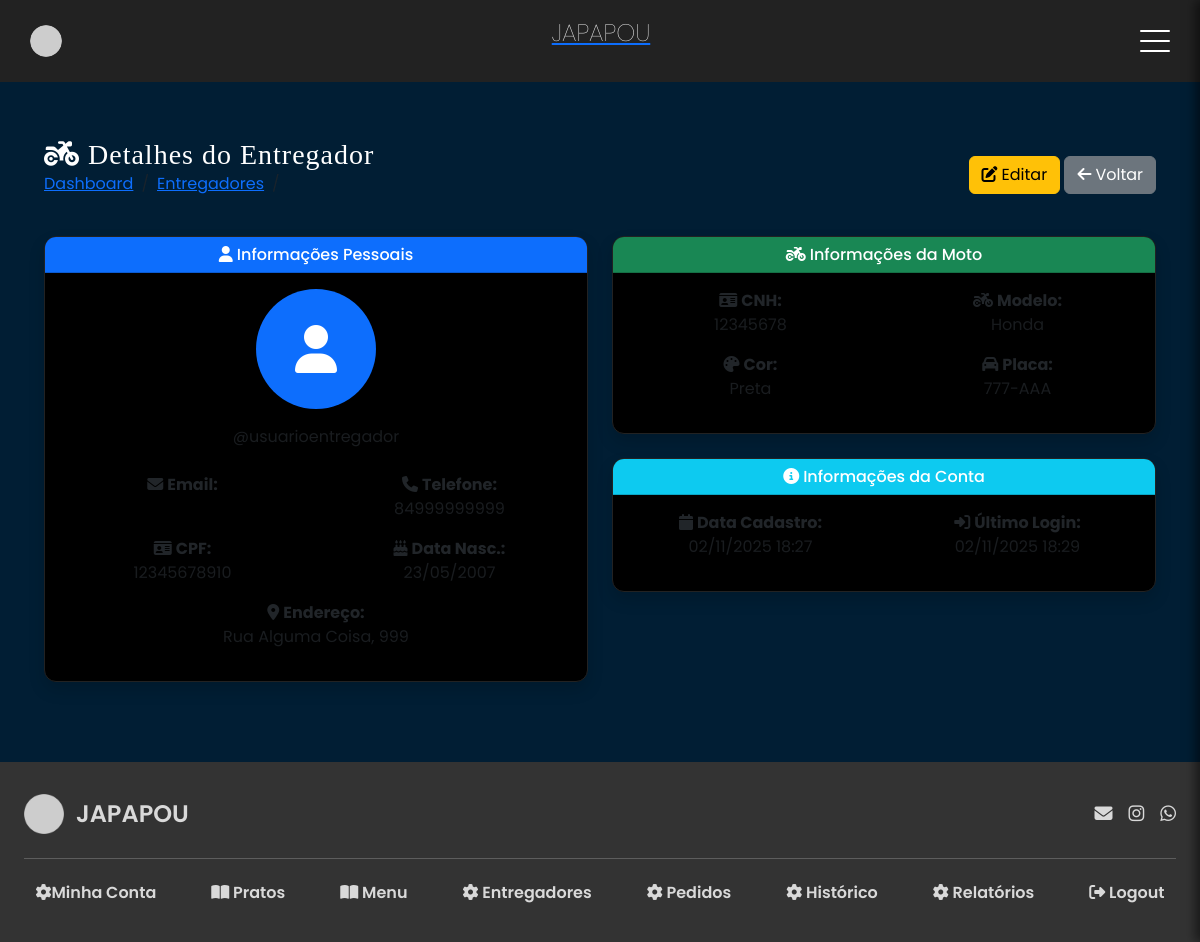
The page /manager/delivery-man/6/ (signed in) on the database its author committed.
### japapou/models/user.py (models this page shows)
class CustomUser(AbstractUser):
    class TipoUsuario(models.TextChoices):
        CLIENT = 'CLIENT', 'Client'
        DELIVERY_MAN = 'DELIVERY_MAN', 'Delivery_man'
        MANAGER = 'MANAGER', 'Manager'
    tipo_usuario = models.CharField(
        max_length=20,
        choices=TipoUsuario.choices, # gera uma lista de tuplas que é o formato que o django espera para o menu dropdown
        default=TipoUsuario.MANAGER,
        null=True,
        blank=True
    )
    telefone = models.CharField(max_length=20, blank=True)
    endereco = models.CharField(max_length=255, blank=True)
    cpf = models.CharField(max_length=14, blank=True)
    data_nascimento = models.DateField(null=True, blank=True)
    foto_perfil = models.ImageField(upload_to='perfil/', blank=True, null=True)
    cnh = models.CharField(max_length=10, blank=True)
    modelo_moto = models.CharField(max_length=20, blank=True)
    cor_moto = models.CharField(max_length=10, blank=True)
    placa_moto = models.CharField(max_length=10, blank=True)
    foto = models.ImageField(blank=True, null=True, upload_to="fotos/")

### japapou/views/manager_views/manage_delivery_man_view.py (the view)
# urls.py: path("delivery-man/<int:id>/", views.manager_delivery_man_detail_view, name="manager_delivery_man_detail"),
@manager_required('japapou.view_customuser')
def manager_delivery_man_detail_view(request, id):
    delivery_man = get_object_or_404(CustomUser, pk=id, tipo_usuario='DELIVERY_MAN')
    return render(request, "manager/manager_delivery_man_detail.html", {
        "delivery_man": delivery_man
    })

### japapou/views/manager_views/manage_delivery_man_view.py (called while the page is built)
def validate_manager_access(user):
    return user.tipo_usuario == 'MANAGER'

def manager_required(permission):
    def decorator(view_func):
        @wraps(view_func)
        @login_required(login_url='home')
        @permission_required(permission, login_url='home')
        @user_passes_test(validate_manager_access, login_url='home')
        def wrapper(request, *args, **kwargs):
            return view_func(request, *args, **kwargs)
        return wrapper
    return decorator

### japapou/templates/manager/manager_delivery_man_detail.html (shortened to what this page needs)
{% extends "base.html" %}
{% load static %}
{% block extra_head %}
<link rel="stylesheet" href="{% static 'css/manager/manage_delivery_man.css' %}" />
{% endblock %}
{% block content %}
<div class="container-fluid py-4">
    <div class="d-flex justify-content-between align-items-center mb-4">
        <div>
            <h1 class="h3 mb-0 text-gray-800">
                <i class="fas fa-motorcycle me-2"></i>Detalhes do Entregador
            </h1>
            <nav aria-label="breadcrumb">
                <ol class="breadcrumb">
                    <li class="breadcrumb-item"><a href="{% url 'manager_dashboard' %}">Dashboard</a></li>
                    <li class="breadcrumb-item"><a href="{% url 'manager_delivery_man' %}">Entregadores</a></li>
                    <li class="breadcrumb-item active">{{ delivery_man.first_name }} {{ delivery_man.last_name }}</li>
                </ol>
            </nav>
        </div>
        <div>
            <a href="{% url 'manager_delivery_man_update' delivery_man.id %}" class="btn btn-warning">
                <i class="fas fa-edit me-1"></i>Editar
            </a>
            <a href="{% url 'manager_delivery_man' %}" class="btn btn-secondary">
                <i class="fas fa-arrow-left me-1"></i>Voltar
            </a>
        </div>
    </div>
    <div class="row">
        <div class="col-lg-6 mb-4">
            <div class="card shadow">
                <div class="card-header bg-primary text-white">
                    <h6 class="m-0 font-weight-bold">
                        <i class="fas fa-user me-1"></i>Informações Pessoais
                    </h6>
                </div>
                <div class="card-body">
                    <div class="text-center mb-4">
                        {% if delivery_man.foto %}
                            <img src="{{ delivery_man.foto.url }}" alt="{{ delivery_man.username }}"
                                 class="img-fluid rounded-circle" style="width: 120px; height: 120px; object-fit: cover;">
                        {% else %}
                            <div class="bg-primary text-white rounded-circle d-flex align-items-center justify-content-center mx-auto"
                                 style="width: 120px; height: 120px;">
                                <i class="fas fa-user fa-3x"></i>
                            </div>
                        {% endif %}
                        <p class="text-muted">@{{ delivery_man.username }}</p>
                    </div>
                    <div class="row">
                        <div class="col-sm-6 mb-3">
                            <strong><i class="fas fa-envelope me-1"></i>Email:</strong>
                        </div>
                        <div class="col-sm-6 mb-3">
                            <strong><i class="fas fa-phone me-1"></i>Telefone:</strong>
                            <p class="text-muted">{{ delivery_man.telefone }}</p>
                        </div>
                        <div class="col-sm-6 mb-3">
                            <strong><i class="fas fa-id-card me-1"></i>CPF:</strong>
                            <p class="text-muted">{{ delivery_man.cpf }}</p>
                        </div>
                        <div class="col-sm-6 mb-3">
                            <strong><i class="fas fa-birthday-cake me-1"></i>Data Nasc.:</strong>
                            <p class="text-muted">{{ delivery_man.data_nascimento|date:"d/m/Y" }}</p>
                        </div>
                        <div class="col-12 mb-3">
                            <strong><i class="fas fa-map-marker-alt me-1"></i>Endereço:</strong>
                            <p class="text-muted">{{ delivery_man.endereco }}</p>
                        </div>
                    </div>
                </div>
            </div>
        </div>
        <div class="col-lg-6 mb-4">
            <div class="card shadow">
                <div class="card-header bg-success text-white">
                    <h6 class="m-0 font-weight-bold">
                        <i class="fas fa-motorcycle me-1"></i>Informações da Moto
                    </h6>
                </div>
                <div class="card-body">
                    <div class="row">
                        <div class="col-sm-6 mb-3">
                            <strong><i class="fas fa-id-card me-1"></i>CNH:</strong>
                            <p class="text-muted">{{ delivery_man.cnh }}</p>
                        </div>
                        <div class="col-sm-6 mb-3">
                            <strong><i class="fas fa-motorcycle me-1"></i>Modelo:</strong>
                            <p class="text-muted">{{ delivery_man.modelo_moto }}</p>
                        </div>
                        <div class="col-sm-6 mb-3">
                            <strong><i class="fas fa-palette me-1"></i>Cor:</strong>
                            <p class="text-muted">{{ delivery_man.cor_moto }}</p>
                        </div>
                        <div class="col-sm-6 mb-3">
                            <strong><i class="fas fa-car me-1"></i>Placa:</strong>
                            <p class="text-muted">{{ delivery_man.placa_moto }}</p>
                        </div>
                    </div>
                </div>
            </div>
            <div class="card shadow mt-4">
                <div class="card-header bg-info text-white">
                    <h6 class="m-0 font-weight-bold">
                        <i class="fas fa-info-circle me-1"></i>Informações da Conta
                    </h6>
                </div>
                <div class="card-body">
                    <div class="row">
                        <div class="col-sm-6 mb-3">
                            <strong><i class="fas fa-calendar me-1"></i>Data Cadastro:</strong>
                            <p class="text-muted">{{ delivery_man.date_joined|date:"d/m/Y H:i" }}</p>
                        </div>
                        <div class="col-sm-6 mb-3">
                            <strong><i class="fas fa-sign-in-alt me-1"></i>Último Login:</strong>
                            <p class="text-muted">
                                {% if delivery_man.last_login %}
                                    {{ delivery_man.last_login|date:"d/m/Y H:i" }}
                                {% else %}
                                    Nunca logou
                                {% endif %}
                            </p>
                        </div>
                    </div>
                </div>
            </div>
        </div>
    </div>
</div>
{% endblock %}

### japapou/static/css/global.css (style rules this page uses)
:root { --azul-mais-escuro: #011e34; --azul-mais-claro: #062f4f; --laranja-mais-claro: #f8761e; --laranja-mais-escuro: #e25d12; --vermelho: #981827; --darker-gray: #1f1f1f; --dark-gray: #3a3a3a; --gray: #6b6b6b; --light-gray: #a0a0a0; --lighter-gray: #c7c7c7; --lightest-gray: #e9e9e9; --light-yellow: #f0c674; }
* { margin: 0; padding: 0; box-sizing: border-box; }
html { height: 100%; }
body { background-color: var(--azul-mais-escuro); color: white; font-family: "Poppins", sans-serif; min-height: 100vh; display: flex; flex-direction: column; }

### japapou/static/css/manager/manage_delivery_man.css (style rules this page uses)
:root { --darker-gray: #222; --lighter-gray: #444; --light-gray: #555; --text-primary: #fff; --gray: #aaa; }
.card { background: #000; border: 1px solid var(--darker-gray); border-radius: 12px; display: flex; flex-direction: column; overflow: hidden; transition: transform 0.3s ease, border-color 0.3s ease; }

### rows shown on the page
CustomUser: username "usuarioentregador", telefone "84999999999", cpf "12345678910", data_nascimento "23/05/2007", endereco "Rua Alguma Coisa, 999", cnh "12345678", modelo_moto "Honda", cor_moto "Preta", placa_moto "777-AAA", date_joined "02/11/2025 18:27", last_login "02/11/2025 18:29"
